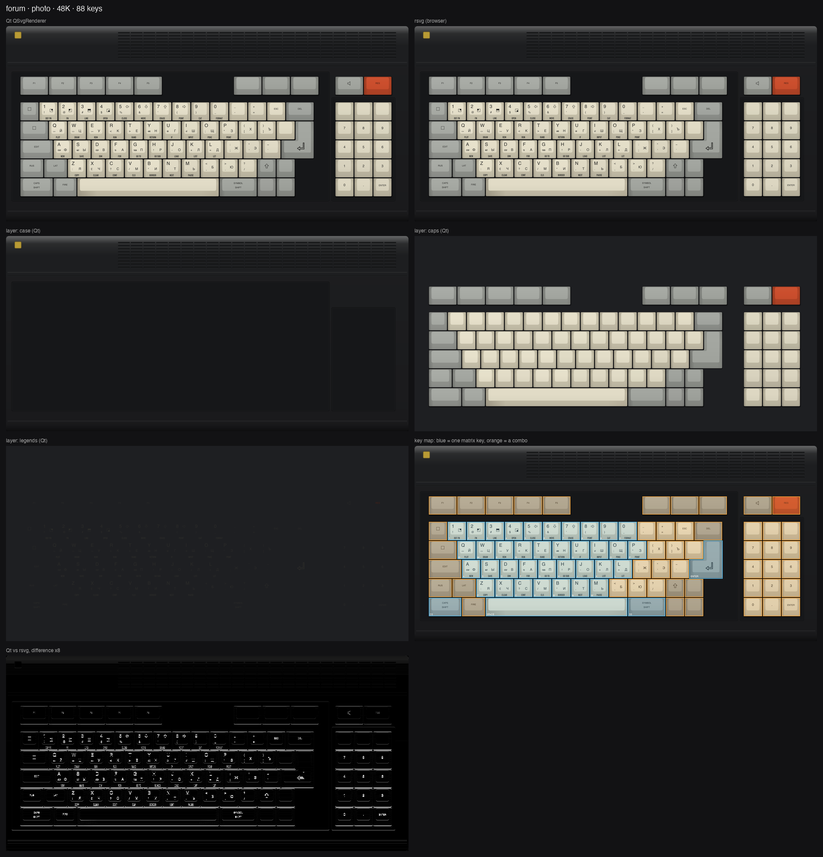
#> input picture tools/poc/031-authentic-osd-keyboards/atlas/forum.photo.atlas.png, 823 x 857 px, shrunk from 3272 x 3406 before the run
$ python trace.py atlas/forum.photo.atlas.png 5 5 5 5 1.0 1.0 out.png --inks atlas/forum.hybrid.atlas.png
#> lines starting #> are read from the running program, lines starting #| are printed output that depends on the picture; after the words box and inside, x2 and y2 are one past the last pixel; in counts of white or black regions, pixels touching at a corner belong together
"""Trace a printed mark from a reference photo into SVG path data in mm: rectify the plate it is printed on (its four
corners found as the largest light quad in a region, or given), split the print into its inks by hue, trace each ink's
outline (holes included) and fit smooth curves through it.

    trace.py PHOTO X Y W H WIDTH_MM HEIGHT_MM OUT.json [--inks NAME:H0-H1 ...] [--check OUT.png]

X Y W H is the region holding the plate in the photo's pixels, WIDTH_MM x HEIGHT_MM the plate's size. Each ink is a
hue range in degrees (0..360) of the saturated pixels; OUT.json maps each ink to {"d": path data, "colour": the
median colour}, the path in mm from the plate's top left. --check writes the rectified photo beside the traced paths
rendered back (rsvg) for comparing by eye, and prints the share of print pixels on which they differ.
"""

import argparse
import json
import subprocess
import sys

import cv2
import numpy as np

SCALE = 40  # px per mm of the rectified plate


def plate_corners(img, x, y, w, h):
    """The plate's corners: the largest light region's outline reduced to four points, top left first, clockwise"""
    roi = img[y:y + h, x:x + w]
    light = (cv2.cvtColor(roi, cv2.COLOR_BGR2HSV)[..., 2] > 120).astype(np.uint8) * 255
    light = cv2.morphologyEx(light, cv2.MORPH_CLOSE, np.ones((9, 9), np.uint8))
    contours, _ = cv2.findContours(light, cv2.RETR_EXTERNAL, cv2.CHAIN_APPROX_NONE)
    outline = max(contours, key=cv2.contourArea)
    quad = cv2.approxPolyDP(outline, 0.02 * cv2.arcLength(outline, True), True).reshape(-1, 2).astype(np.float32)
    if len(quad) != 4:
        sys.exit(f"the plate's outline has {len(quad)} corners, not 4")
    quad += (x, y)
    s, d = quad.sum(1), quad[:, 0] - quad[:, 1]
    return np.array([quad[s.argmin()], quad[d.argmax()], quad[s.argmax()], quad[d.argmin()]])


def rectify(img, corners, width_mm, height_mm):
    w, h = round(width_mm * SCALE), round(height_mm * SCALE)
    target = np.float32([(0, 0), (w, 0), (w, h), (0, h)])
    return cv2.warpPerspective(img, cv2.getPerspectiveTransform(corners, target), (w, h), flags=cv2.INTER_CUBIC)


# [50 lines left out: functions ink_mask, smooth_path, resample, trace, not called in this run]


def main():
    ap = argparse.ArgumentParser()
    ap.add_argument("photo")
    ap.add_argument("region", nargs=4, type=int)
    ap.add_argument("size", nargs=2, type=float)
    ap.add_argument("out")
    ap.add_argument("--inks", nargs="+", required=True, help="NAME:H0-H1 hue ranges in degrees")
    ap.add_argument("--check")
    a = ap.parse_args()
    img = cv2.imread(a.photo)
#> img is the input picture: shape (857, 823, 3); mean B, G, R 52.8, 54.7, 55.1
    corners = plate_corners(img, *a.region)
#> in plate_corners, `light = (cv2.cvtColor(roi, cv2.COLOR_BGR2HSV)[..., 2] > 120).astype(np..`: light = [[0, 0, 0, 0, 0], [0, 255, 255, 0, 0], [0, 255, 255, 0, 255], [0, 0, 0, 255, 0], [0, 0, 0, 255, 0]]
#> in plate_corners, `light = cv2.morphologyEx(light, cv2.MORPH_CLOSE, np.ones((9, 9), np.ui..`: light = [[255, 255, 255, 255, 255], [255, 255, 255, 255, 255], [255, 255, 255, 255, 255], [255, 255, 255, 255, 255], [255, 255, 255, 255, 255]]
#> in plate_corners, `contours, _ = cv2.findContours(light, cv2.RETR_EXTERNAL, cv2.CHAIN_APP..`: contours = 1 contour, all with area under 20
#> in plate_corners, `outline = max(contours, key=cv2.contourArea)`: outline = contour of 16 points, box (x1, y1, x2, y2) (0, 0, 5, 5), area 16
#> in plate_corners, `quad = cv2.approxPolyDP(outline, 0.02 * cv2.arcLength(outline, True), ..`: quad = [[0, 0], [0, 4], [4, 4], [4, 0]]
#> in plate_corners, `quad += (x, y)`: quad = [[5, 5], [5, 9], [9, 9], [9, 5]]
#> in plate_corners, `s, d = quad.sum(1), quad[:, 0] - quad[:, 1]`: s = [10, 14, 18, 14]; d = [0, -4, 0, 4]
#> corners = [[5, 5], [9, 5], [9, 9], [5, 9]]
    plate = rectify(img, corners, *a.size)
#> in rectify, `return cv2.warpPerspective(img, cv2.getPerspectiveTransform(corners, t..`:
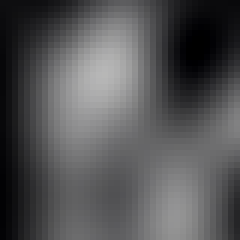
#> returned value: shape (40, 40, 3) (shown 6 times larger); mean of channels 0, 1, 2 85.5, 84.1, 84.1; drawn as B, G, R
    result, masks = {}, []
    for ink in a.inks:
        name, hues = ink.split(":")
        h0, h1 = (int(v) for v in hues.split("-"))
        mask = ink_mask(plate, h0, h1)
        colour = np.median(plate[mask > 0], axis=0)[::-1] if mask.any() else (0, 0, 0)
        result[name] = {"d": trace(mask), "colour": "#%02x%02x%02x" % tuple(int(v) for v in colour)}
        masks.append(mask)
#> after the loop, masks = []; result = 0 items
    with open(a.out, "w") as f:
        json.dump({"corners": corners.round(1).tolist(), "size": a.size, "inks": result}, f, indent=1)
    if a.check:
        w, h = plate.shape[1], plate.shape[0]
        svg = (f'<svg xmlns="http://www.w3.org/2000/svg" width="{w}" height="{h}" viewBox="0 0 {a.size[0]} '
               f'{a.size[1]}"><rect width="100%" height="100%" fill="#fff"/>' +
               "".join(f'<path d="{v["d"]}" fill="#000" fill-rule="evenodd"/>' for v in result.values()) + "</svg>")
        svg_path = a.check + ".svg"
        open(svg_path, "w").write(svg)
        subprocess.run(["rsvg-convert", svg_path, "-o", a.check + ".trace.png"], check=True)
        traced = cv2.imread(a.check + ".trace.png", cv2.IMREAD_GRAYSCALE) < 128
        printed = np.any(masks, axis=0)
        diff = traced ^ printed
        print(f"corners {corners.round(1).tolist()}; traced vs print: {diff.sum() / printed.sum() * 100:.2f} % "
              f"of the print's pixels differ")
        overlay = plate.copy()
        overlay[traced & ~printed] = (0, 0, 255)
        overlay[printed & ~traced] = (255, 0, 0)
        cv2.imwrite(a.check, np.vstack([plate, cv2.cvtColor((~traced * 255).astype(np.uint8), cv2.COLOR_GRAY2BGR),
                                        overlay]))


if __name__ == "__main__":
#> (the run stopped early here; a loop or call above may not have finished)

$ run again, on tools/poc/031-authentic-osd-keyboards/atlas/orel.hybrid.atlas.png
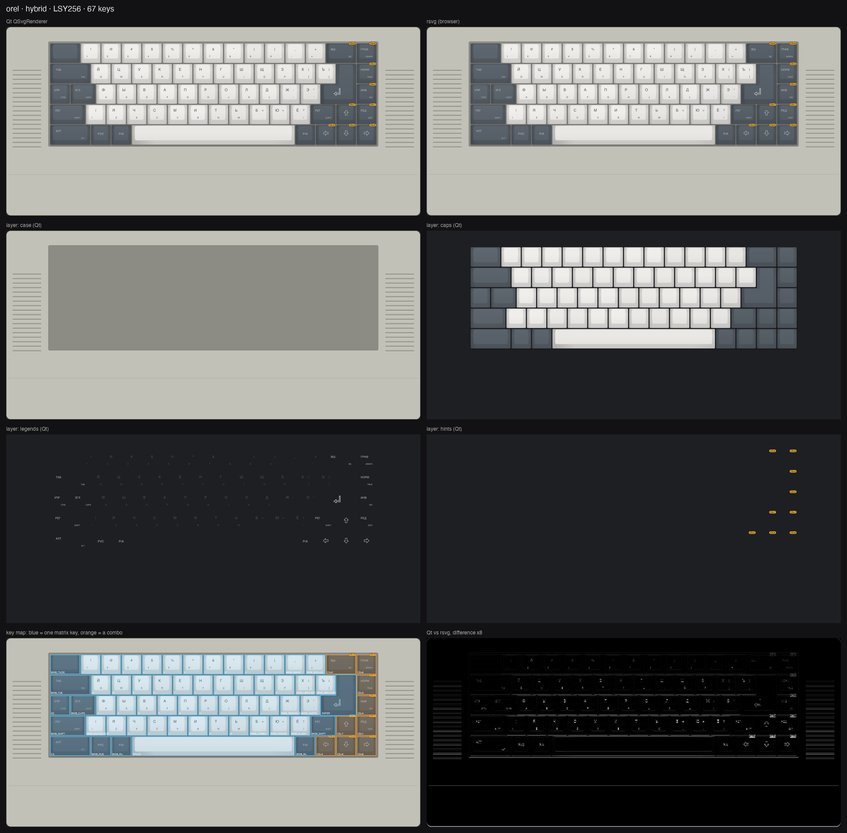
#> input picture tools/poc/031-authentic-osd-keyboards/atlas/orel.hybrid.atlas.png, 847 x 833 px, shrunk from 3272 x 3218 before the run
#> in main, img is the input picture: shape (833, 847, 3); mean B, G, R 97.3, 98.7, 97.6
#> in plate_corners, `light = (cv2.cvtColor(roi, cv2.COLOR_BGR2HSV)[..., 2] > 120).astype(np..`: light = [[0, 0, 0, 0, 0], [0, 0, 0, 0, 0], [0, 0, 255, 255, 255], [0, 255, 0, 0, 255], [0, 255, 0, 0, 255]]
#> in plate_corners, `light = cv2.morphologyEx(light, cv2.MORPH_CLOSE, np.ones((9, 9), np.ui..`: light = [[255, 255, 255, 255, 255], [255, 255, 255, 255, 255], [255, 255, 255, 255, 255], [255, 255, 255, 255, 255], [255, 255, 255, 255, 255]]
#> contours = 1 contour, all with area under 20
#> outline = contour of 16 points, box (x1, y1, x2, y2) (0, 0, 5, 5), area 16
#> in plate_corners, `quad = cv2.approxPolyDP(outline, 0.02 * cv2.arcLength(outline, True), ..`: quad = [[0, 0], [0, 4], [4, 4], [4, 0]]
#> in plate_corners, `quad += (x, y)`: quad = [[5, 5], [5, 9], [9, 9], [9, 5]]
#> s = [10, 14, 18, 14]; d = [0, -4, 0, 4]
#> corners = [[5, 5], [9, 5], [9, 9], [5, 9]]
#> in rectify, `return cv2.warpPerspective(img, cv2.getPerspectiveTransform(corners, t..`:
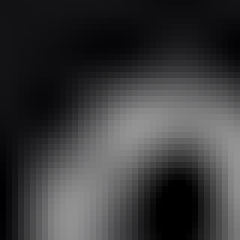
#> returned value: shape (40, 40, 3) (shown 6 times larger); mean of channels 0, 1, 2 58.9, 57.4, 57.4; drawn as B, G, R
#> after the loop in main, `for ink in a.inks:`: masks = []; result = 0 items

$ run again, on tools/poc/031-authentic-osd-keyboards/atlas/orel.photo.atlas.png
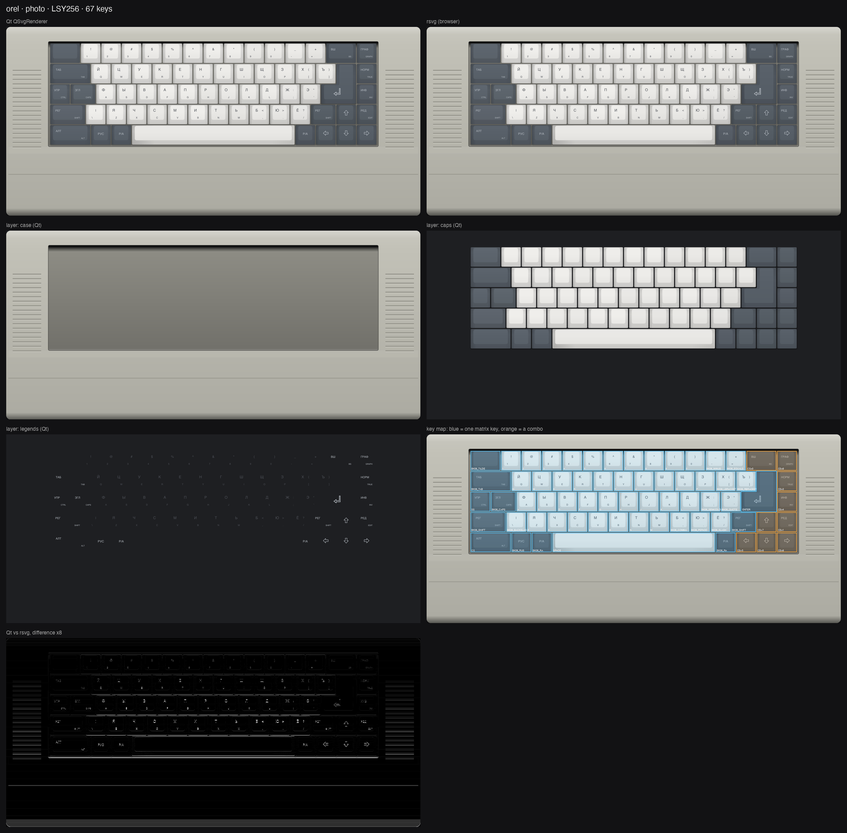
#> input picture tools/poc/031-authentic-osd-keyboards/atlas/orel.photo.atlas.png, 847 x 833 px, shrunk from 3272 x 3218 before the run
#> in main, img is the input picture: shape (833, 847, 3); mean B, G, R 91.4, 92.5, 91.5
#> in plate_corners, `light = (cv2.cvtColor(roi, cv2.COLOR_BGR2HSV)[..., 2] > 120).astype(np..`: light = [[0, 0, 0, 0, 0], [0, 0, 0, 0, 0], [0, 0, 255, 255, 255], [0, 255, 0, 0, 255], [0, 255, 0, 0, 255]]
#> in plate_corners, `light = cv2.morphologyEx(light, cv2.MORPH_CLOSE, np.ones((9, 9), np.ui..`: light = [[255, 255, 255, 255, 255], [255, 255, 255, 255, 255], [255, 255, 255, 255, 255], [255, 255, 255, 255, 255], [255, 255, 255, 255, 255]]
#> contours = 1 contour, all with area under 20
#> outline = contour of 16 points, box (x1, y1, x2, y2) (0, 0, 5, 5), area 16
#> in plate_corners, `quad = cv2.approxPolyDP(outline, 0.02 * cv2.arcLength(outline, True), ..`: quad = [[0, 0], [0, 4], [4, 4], [4, 0]]
#> in plate_corners, `quad += (x, y)`: quad = [[5, 5], [5, 9], [9, 9], [9, 5]]
#> s = [10, 14, 18, 14]; d = [0, -4, 0, 4]
#> corners = [[5, 5], [9, 5], [9, 9], [5, 9]]
#> in rectify, `return cv2.warpPerspective(img, cv2.getPerspectiveTransform(corners, t..`:
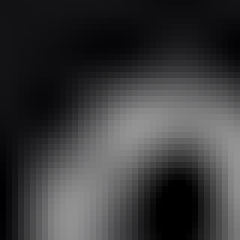
#> returned value: shape (40, 40, 3) (shown 6 times larger); mean of channels 0, 1, 2 58.9, 57.4, 57.4; drawn as B, G, R
#> after the loop in main, `for ink in a.inks:`: masks = []; result = 0 items
